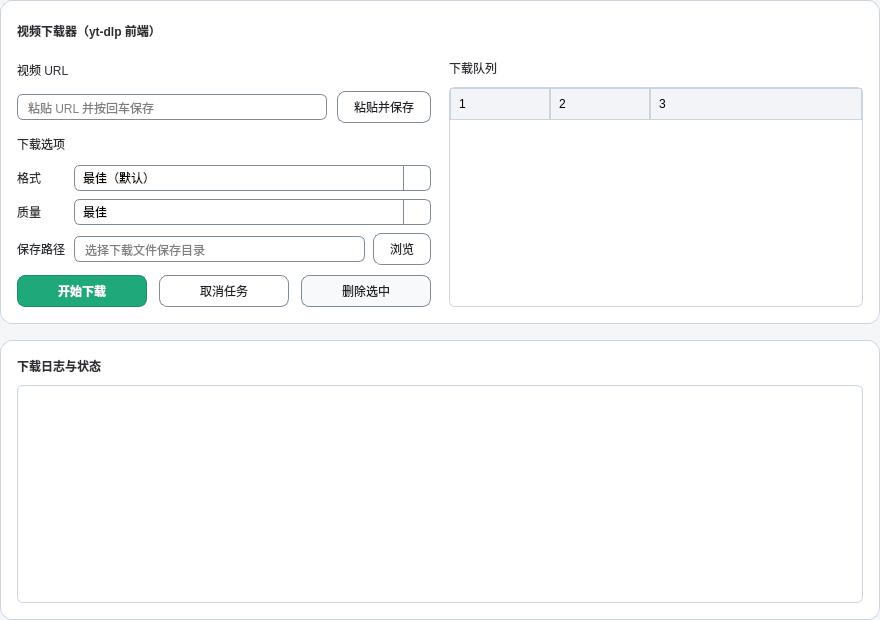
<?xml version="1.0" encoding="UTF-8"?>
<ui version="4.0">
 <class>VideoDownloader</class>
 <widget class="QWidget" name="VideoDownloader">
  <property name="geometry">
   <rect>
    <x>0</x>
    <y>0</y>
    <width>880</width>
    <height>620</height>
   </rect>
  </property>
  <property name="windowTitle">
   <string>VideoDownloader</string>
  </property>
  <property name="styleSheet">
   <string notr="true">QWidget#VideoDownloader { background-color: #F4F6F8; }
QLabel { color: #2B2F33; }
QFrame#cardFrame, QFrame#logFrame { background-color: #FFFFFF; border: 1px solid #CBD5DF; border-radius: 12px; }
QLineEdit, QComboBox { background-color: #FFFFFF; border: 1px solid #7F8B96; border-radius: 6px; padding: 4px 8px; }
QLineEdit::placeholder { color: #8A9099; }
QLineEdit:focus, QComboBox:focus { border: 1px solid #2F7D66; }
QComboBox::drop-down { border-left: 1px solid #7F8B96; width: 26px; }
QComboBox::down-arrow { image: url(:/new/prefix1/style/QSS_IMG/go-down-symbolic.symbolic.png); width: 12px; height: 12px; }
QComboBox::down-arrow:on { image: url(:/new/prefix1/style/QSS_IMG/go-up-symbolic.symbolic.png); }
QWidget#VideoDownloader QComboBox QAbstractItemView { background-color: #FFFFFF; color: #2B2F33; selection-background-color: #DDEFE9; selection-color: #2B2F33; border: 1px solid #7F8B96; outline: 0; }
QWidget#VideoDownloader QComboBox QAbstractItemView::item { background-color: #FFFFFF; color: #2B2F33; padding: 6px 10px; }
QWidget#VideoDownloader QComboBox QAbstractItemView::item:hover { background-color: #EEF7F3; }
QWidget#VideoDownloader QComboBox QAbstractItemView::item:selected { background-color: #DDEFE9; color: #1E2A24; }
QPushButton { background-color: #F7F9FB; color: #1F2328; border: 1px solid #7F8B96; border-radius: 8px; padding: 6px 16px; }
QPushButton:hover { background-color: #EEF2F6; }
QPushButton:pressed { background-color: #E1E7ED; padding-top: 8px; padding-bottom: 6px; }
QPushButton#pasteButton, QPushButton#browseButton { background-color: #FFFFFF; }
QPushButton#downloadButton { background-color: #1FA87A; color: #FFFFFF; border: 1px solid #1A8F68; }
QPushButton#downloadButton:hover { background-color: #19966B; }
QPushButton#downloadButton:pressed { background-color: #157E5A; }
QPushButton#cancelButton { background-color: #FFFFFF; }
QListWidget, QTreeWidget, QTextEdit { background-color: #FFFFFF; border: 1px solid #CBD5DF; border-radius: 6px; }
QTreeWidget::item:selected, QListWidget::item:selected { background-color: #E6F2EE; color: #1E2A24; }
QHeaderView::section { background-color: #F2F4F7; border: 1px solid #CBD5DF; padding: 6px 8px; }</string>
  </property>
  <layout class="QVBoxLayout" name="mainLayout">
  <property name="spacing">
   <number>16</number>
  </property>
   <property name="leftMargin">
    <number>0</number>
   </property>
   <property name="topMargin">
    <number>0</number>
   </property>
   <property name="rightMargin">
    <number>0</number>
   </property>
   <property name="bottomMargin">
    <number>0</number>
   </property>
   <item>
    <widget class="QFrame" name="cardFrame">
     <layout class="QVBoxLayout" name="cardLayout">
      <property name="spacing">
       <number>14</number>
      </property>
      <property name="leftMargin">
       <number>16</number>
      </property>
      <property name="topMargin">
       <number>16</number>
      </property>
      <property name="rightMargin">
       <number>16</number>
      </property>
      <property name="bottomMargin">
       <number>16</number>
      </property>
      <item>
       <layout class="QHBoxLayout" name="headerRowLayout">
        <item>
         <widget class="QLabel" name="titleLabel">
          <property name="styleSheet">
           <string notr="true">font: 12pt "Microsoft YaHei"; font-weight: 600;</string>
          </property>
          <property name="text">
           <string>视频下载器（yt-dlp 前端）</string>
          </property>
         </widget>
        </item>
        <item>
         <spacer name="headerSpacer">
          <property name="orientation">
           <enum>Qt::Horizontal</enum>
          </property>
          <property name="sizeHint" stdset="0">
           <size>
            <width>40</width>
            <height>20</height>
           </size>
          </property>
         </spacer>
        </item>
        <item>
         <widget class="QToolButton" name="toolsCheckButton">
          <property name="minimumSize">
           <size>
            <width>28</width>
            <height>28</height>
           </size>
          </property>
          <property name="toolTip">
           <string>检查并更新 yt-dlp / whisper / ffmpeg</string>
          </property>
          <property name="autoRaise">
           <bool>true</bool>
          </property>
          <property name="icon">
           <iconset resource="style.qrc">
            <normaloff>:/new/prefix1/style/QSS_IMG/object-select-symbolic.symbolic.png</normaloff>:/new/prefix1/style/QSS_IMG/object-select-symbolic.symbolic.png</iconset>
          </property>
          <property name="iconSize">
           <size>
            <width>18</width>
            <height>18</height>
           </size>
          </property>
         </widget>
        </item>
       </layout>
      </item>
      <item>
       <layout class="QHBoxLayout" name="topRowLayout">
        <property name="spacing">
         <number>18</number>
        </property>
        <item>
         <layout class="QVBoxLayout" name="leftColumnLayout">
          <property name="spacing">
           <number>10</number>
          </property>
          <item>
           <widget class="QLabel" name="urlLabel">
            <property name="text">
             <string>视频 URL</string>
            </property>
           </widget>
          </item>
          <item>
           <layout class="QHBoxLayout" name="urlInputRow">
            <item>
             <widget class="QLineEdit" name="urlLineEdit">
              <property name="placeholderText">
               <string>粘贴 URL 并按回车保存</string>
              </property>
             </widget>
            </item>
            <item>
             <widget class="QPushButton" name="pasteButton">
              <property name="text">
               <string>粘贴并保存</string>
              </property>
             </widget>
            </item>
           </layout>
          </item>
          <item>
           <widget class="QLabel" name="optionsLabel">
            <property name="text">
             <string>下载选项</string>
            </property>
           </widget>
          </item>
          <item>
           <layout class="QGridLayout" name="optionsGrid">
            <property name="horizontalSpacing">
             <number>8</number>
            </property>
            <property name="verticalSpacing">
             <number>8</number>
            </property>
            <item row="0" column="0">
             <widget class="QLabel" name="formatLabel">
              <property name="text">
               <string>格式</string>
              </property>
             </widget>
            </item>
            <item row="0" column="1">
             <widget class="QComboBox" name="formatComboBox">
              <item>
               <property name="text">
                <string>最佳（默认）</string>
               </property>
              </item>
              <item>
               <property name="text">
                <string>mp4</string>
               </property>
              </item>
              <item>
               <property name="text">
                <string>mkv</string>
               </property>
              </item>
              <item>
               <property name="text">
                <string>音频（mp3）</string>
               </property>
              </item>
             </widget>
            </item>
            <item row="1" column="0">
             <widget class="QLabel" name="qualityLabel">
              <property name="text">
               <string>质量</string>
              </property>
             </widget>
            </item>
            <item row="1" column="1">
             <widget class="QComboBox" name="qualityComboBox">
              <item>
               <property name="text">
                <string>最佳</string>
               </property>
              </item>
              <item>
               <property name="text">
                <string>1080p</string>
               </property>
              </item>
              <item>
               <property name="text">
                <string>720p</string>
               </property>
              </item>
              <item>
               <property name="text">
                <string>480p</string>
               </property>
              </item>
             </widget>
            </item>
            <item row="2" column="0">
             <widget class="QLabel" name="outputLabel">
              <property name="text">
               <string>保存路径</string>
              </property>
             </widget>
            </item>
            <item row="2" column="1">
             <layout class="QHBoxLayout" name="outputRow">
              <property name="spacing">
              <number>8</number>
              </property>
              <item>
               <widget class="QLineEdit" name="outputLineEdit">
                <property name="placeholderText">
                 <string>选择下载文件保存目录</string>
                </property>
               </widget>
              </item>
              <item>
               <widget class="QPushButton" name="browseButton">
                <property name="text">
                 <string>浏览</string>
                </property>
               </widget>
              </item>
             </layout>
            </item>
           </layout>
          </item>
          <item>
           <layout class="QHBoxLayout" name="actionRow">
            <property name="spacing">
             <number>12</number>
            </property>
            <item>
             <widget class="QPushButton" name="downloadButton">
              <property name="styleSheet">
               <string notr="true">font-weight: 600;</string>
              </property>
              <property name="text">
               <string>开始下载</string>
              </property>
             </widget>
            </item>
            <item>
             <widget class="QPushButton" name="cancelButton">
              <property name="text">
               <string>取消任务</string>
              </property>
             </widget>
            </item>
            <item>
             <widget class="QPushButton" name="deleteButton">
              <property name="text">
               <string>删除选中</string>
              </property>
             </widget>
            </item>
           </layout>
          </item>
         </layout>
        </item>
        <item>
         <layout class="QVBoxLayout" name="rightColumnLayout">
          <property name="spacing">
           <number>10</number>
          </property>
          <item>
           <widget class="QLabel" name="queueLabel">
            <property name="text">
             <string>下载队列</string>
            </property>
           </widget>
          </item>
          <item>
           <widget class="QTreeWidget" name="downloadsTree">
            <property name="columnCount">
             <number>3</number>
            </property>
            <property name="headerLabels">
             <stringlist>
              <string>文件</string>
              <string>进度</string>
              <string>状态</string>
             </stringlist>
            </property>
            <property name="minimumSize">
             <size>
              <width>320</width>
              <height>220</height>
             </size>
            </property>
           </widget>
          </item>
         </layout>
        </item>
       </layout>
      </item>
     </layout>
    </widget>
   </item>
   <item>
    <widget class="QFrame" name="logFrame">
     <layout class="QVBoxLayout" name="logLayout">
      <property name="spacing">
       <number>10</number>
      </property>
      <property name="leftMargin">
       <number>16</number>
      </property>
      <property name="topMargin">
       <number>16</number>
      </property>
      <property name="rightMargin">
       <number>16</number>
      </property>
      <property name="bottomMargin">
       <number>16</number>
      </property>
      <item>
       <widget class="QLabel" name="logTitleLabel">
        <property name="styleSheet">
         <string notr="true">font: 11pt "Microsoft YaHei"; font-weight: 600;</string>
        </property>
        <property name="text">
         <string>下载日志与状态</string>
        </property>
       </widget>
      </item>
      <item>
       <widget class="QTextEdit" name="logTextEdit">
        <property name="minimumSize">
         <size>
          <width>0</width>
          <height>150</height>
         </size>
        </property>
        <property name="readOnly">
         <bool>true</bool>
        </property>
       </widget>
      </item>
     </layout>
    </widget>
   </item>
  </layout>
 </widget>
 <resources/>
 <connections/>
</ui>
